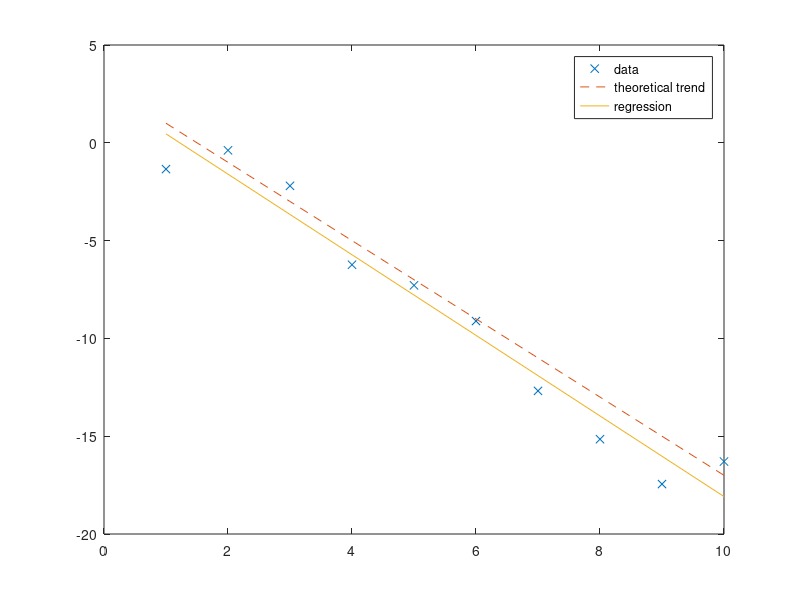

Source code (MATLAB): (Note: this script raises an error after producing the figure.)
% EXAMPLE 1: simple linear regression
% Generate and plot some data
X = (1:1:10)';
B0 = 3;
B1 = -2;
sigmayx = 2;
Y = B0 + B1*X + sigmayx*randn(size(X));
figure(1)
clf
plot(X,Y,'x')
legend('data')

% Least-squares regression, simplest version:
X1 = [ones(size(X)),X];
b = X1\Y;
% If you want some statistics about the results:
[b,bint,r,rint,stats] = regress(Y,X1);
% For user-set confidence intervals:
alpha = 0.05;
[b,bint,r,rint,stats] = regress(Y,X1,alpha);
% b is same as before
% bint is 95% confidence interval for b (or 1-alpha level)
% r is residuals
% rint is 95% confidence interval for r (or 1-alpha level)
% stats gives R^2, F statistic, F-stat p-value, estimate of error variance
hold all
plot(X,B0+B1*X,'--')
plot(X,b(1)+b(2)*X)
legend({'data','theoretical trend','regression'})

% Outlier rejection:
[b_robust,stats_robust] = robustfit(X,Y);
plot(X,b_robust(1)+b_robust(2)*X);
legend({'data','theoretical trend','regression','robust regression'})
% Not that different in this case, but...if we add an outlier:
Y(end) = 10;
figure(2)
clf
plot(X,Y,'x')

[b,bint,r,rint,stats] = regress(Y,X1);
[b_robust,stats_robust] = robustfit(X,Y);
hold all
plot(X,B0+B1*X,'--')
plot(X,b(1)+b(2)*X)
plot(X,b_robust(1)+b_robust(2)*X);
legend({'data','theoretical trend','regression','robust regression'})

% EXAMPLE 2: Covariance/bivariate normal distribution
% Generate and plot some data
clear
mu1 = 10;
mu2 = 20;
MU = [mu1,mu2];
sigma1 = 3;
sigma2 = 1;
rho = 0.7;
SIGMA = [sigma1^2, rho*sigma1*sigma2; ...
         rho*sigma1*sigma2, sigma2^2];
% X1 = mu1+sigma1*randn(100000,1);
% X2 = mu2+rho*sigma2*(X1-mu1)/sigma1+sqrt(1-rho^2)*sigma2*randn(size(X1));
X = mvnrnd(MU,SIGMA,1000);

figure(10)
clf
plot(X(:,1),X(:,2),'.')
axis equal
legend('data')
% Pearson's correlation coefficient (matrix of values):
[R,P,RLO,RUP] = corrcoef(X);
% For user-set confidence intervals:
[R,P,RLO,RUP] = corrcoef(X,'alpha',0.05);
% R gives pairwise correlation coefficients; P is p-value for each; RLO and RUP are confidence intervals for R

% Equivalently, covariance matrix of the samples (differs from R by factors of std(X1) and std(X2))
covmat = cov(X);

% Try linear regressions in each direction
[b12,bint12,~,~,stats12] = regress(X(:,1),[ones(size(X(:,2))),X(:,2)]);
[b21,bint21,~,~,stats21] = regress(X(:,2),[ones(size(X(:,1))),X(:,1)]);
% Note that p-values are all the same (from corrcoef() and both calls of regress()) but lines don't match up
hold all
% Plot the two regression lines
minmax1 = [min(X(:,1)),max(X(:,1))];
minmax2 = [min(X(:,2)),max(X(:,2))];
plot(minmax1,b21(1)+minmax1*b21(2),'--')
plot(b12(1)+minmax2*b12(2),minmax2,'--')
legend({'data','regress 2on1','regress 1on2'})

% Eigenvectors of the covariance matrix (i.e. principal components) yield a more "representative" slope
[V,D] = eig(covmat);
% Care about eigenvector with highest eigenvalue (first principal component), which has slope:
covarslope = V(2,2)/V(1,2);
minmax1 = [min(X(:,1)),max(X(:,1))];
plot(minmax1,(minmax1-mu1)*covarslope+mu2)
legend({'data','regress 2on1','regress 1on2','principal axis'})
% Could also use explicit principal components function
[COEFF,SCORE,latent,tsquare] = princomp(X);
% COEFF contains the same (column) eigenvectors as V, but ordered differently (and perhaps sign-flipped)
% Can also use deming regression (not built-in, programmed by APF) with equal weighting to get the same slope
[b0,b1] = deming(X(:,1),X(:,2),1);
% b1 == covarslope

% EXAMPLE 3: Errors in both variables (not multivariate normal distribution)
% Generate and plot some data
clear
A = (1:0.1:10)';
sigma1 = 3;
sigma2 = 4;
X1 = A+sigma1*randn(size(A));
X2 = 2*A+sigma2*randn(size(A));
figure(20)
clf
plot(X1,X2,'.')
legend('data')
% Try standard linear regressions
[b12,bint12,~,~,stats12] = regress(X1,[ones(size(X2)),X2]);
[b21,bint21,~,~,stats21] = regress(X2,[ones(size(X1)),X1]);
hold all
minmax1 = [min(X1),max(X1)];
minmax2 = [min(X2),max(X2)];
plot(minmax1,b21(1)+minmax1*b21(2),'-')
plot(b12(1)+minmax2*b12(2),minmax2,'--')
legend({'data','regress 2on1','regress 1on2'})
% Neither is quite correct. Proper approach is deming regression (again, not built-in, programmed by APF)
% Third parameter indicates ratio of variances in the two variables - often unknown, but perhaps can be approximated
[b0,b1] = deming(X1,X2,sigma2^2/sigma1^2);
plot(minmax1,b0+b1*minmax1,':')
legend({'data','regress 2on1','regress 1on2','deming'})
% Can get same result a roundabout and non-intuitive way using principal components, when scaling is done appropriately
% Advantage: uses only built-in functions
[V,D] = eig(cov([X1/sigma1,X2/sigma2]));
covarslope = sigma2*V(2,2)/(sigma1*V(1,2));
% b1 == covarslope

% Other functions that may be of use:
%   lscov() - when the variance is non-uniform or the measurements covary
%   fmincon(), fminunc() - for general minimization problems
